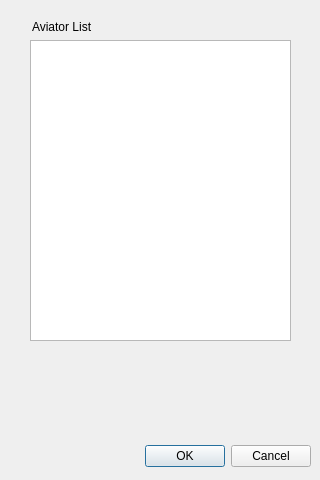
<?xml version="1.0" encoding="UTF-8"?>
<ui version="4.0">
 <class>Dialog</class>
 <widget class="QDialog" name="Dialog">
  <property name="geometry">
   <rect>
    <x>0</x>
    <y>0</y>
    <width>320</width>
    <height>480</height>
   </rect>
  </property>
  <property name="windowTitle">
   <string>Dialog</string>
  </property>
  <widget class="QDialogButtonBox" name="buttonBox">
   <property name="geometry">
    <rect>
     <x>10</x>
     <y>440</y>
     <width>301</width>
     <height>32</height>
    </rect>
   </property>
   <property name="orientation">
    <enum>Qt::Horizontal</enum>
   </property>
   <property name="standardButtons">
    <set>QDialogButtonBox::Cancel|QDialogButtonBox::Ok</set>
   </property>
  </widget>
  <widget class="QListView" name="listView">
   <property name="geometry">
    <rect>
     <x>30</x>
     <y>40</y>
     <width>261</width>
     <height>301</height>
    </rect>
   </property>
  </widget>
  <widget class="QLabel" name="label">
   <property name="geometry">
    <rect>
     <x>40</x>
     <y>354</y>
     <width>131</width>
     <height>21</height>
    </rect>
   </property>
   <property name="font">
    <font>
     <pointsize>12</pointsize>
     <weight>75</weight>
     <bold>true</bold>
    </font>
   </property>
   <property name="text">
    <string>&lt;ID Number&gt;</string>
   </property>
  </widget>
  <widget class="QLabel" name="label_2">
   <property name="geometry">
    <rect>
     <x>40</x>
     <y>380</y>
     <width>101</width>
     <height>21</height>
    </rect>
   </property>
   <property name="font">
    <font>
     <pointsize>12</pointsize>
     <weight>75</weight>
     <bold>true</bold>
    </font>
   </property>
   <property name="text">
    <string>&lt;Name&gt;</string>
   </property>
  </widget>
  <widget class="QLabel" name="label_4">
   <property name="geometry">
    <rect>
     <x>32</x>
     <y>16</y>
     <width>121</width>
     <height>21</height>
    </rect>
   </property>
   <property name="text">
    <string>Aviator List</string>
   </property>
  </widget>
 </widget>
 <resources/>
 <connections>
  <connection>
   <sender>buttonBox</sender>
   <signal>accepted()</signal>
   <receiver>Dialog</receiver>
   <slot>accept()</slot>
   <hints>
    <hint type="sourcelabel">
     <x>248</x>
     <y>254</y>
    </hint>
    <hint type="destinationlabel">
     <x>157</x>
     <y>274</y>
    </hint>
   </hints>
  </connection>
  <connection>
   <sender>buttonBox</sender>
   <signal>rejected()</signal>
   <receiver>Dialog</receiver>
   <slot>reject()</slot>
   <hints>
    <hint type="sourcelabel">
     <x>316</x>
     <y>260</y>
    </hint>
    <hint type="destinationlabel">
     <x>286</x>
     <y>274</y>
    </hint>
   </hints>
  </connection>
 </connections>
</ui>
